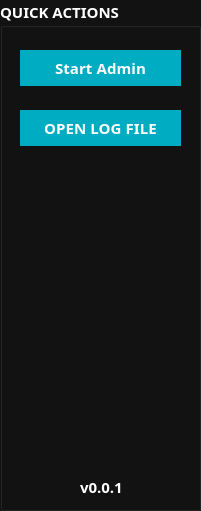
   <widget class="QGroupBox" name="groupBox">
    <property name="geometry">
     <rect>
      <x>30</x>
      <y>30</y>
      <width>201</width>
      <height>511</height>
     </rect>
    </property>
    <property name="palette">
     <palette>
      <active>
       <colorrole role="WindowText">
        <brush brushstyle="SolidPattern">
         <color alpha="255">
          <red>255</red>
          <green>255</green>
          <blue>255</blue>
         </color>
        </brush>
       </colorrole>
       <colorrole role="Text">
        <brush brushstyle="SolidPattern">
         <color alpha="255">
          <red>255</red>
          <green>255</green>
          <blue>255</blue>
         </color>
        </brush>
       </colorrole>
       <colorrole role="Base">
        <brush brushstyle="SolidPattern">
         <color alpha="255">
          <red>170</red>
          <green>85</green>
          <blue>255</blue>
         </color>
        </brush>
       </colorrole>
       <colorrole role="Window">
        <brush brushstyle="SolidPattern">
         <color alpha="255">
          <red>18</red>
          <green>18</green>
          <blue>18</blue>
         </color>
        </brush>
       </colorrole>
       <colorrole role="ToolTipText">
        <brush brushstyle="SolidPattern">
         <color alpha="255">
          <red>255</red>
          <green>255</green>
          <blue>255</blue>
         </color>
        </brush>
       </colorrole>
       <colorrole role="PlaceholderText">
        <brush brushstyle="SolidPattern">
         <color alpha="128">
          <red>255</red>
          <green>255</green>
          <blue>255</blue>
         </color>
        </brush>
       </colorrole>
      </active>
      <inactive>
       <colorrole role="WindowText">
        <brush brushstyle="SolidPattern">
         <color alpha="255">
          <red>255</red>
          <green>255</green>
          <blue>255</blue>
         </color>
        </brush>
       </colorrole>
       <colorrole role="Text">
        <brush brushstyle="SolidPattern">
         <color alpha="255">
          <red>255</red>
          <green>255</green>
          <blue>255</blue>
         </color>
        </brush>
       </colorrole>
       <colorrole role="Base">
        <brush brushstyle="SolidPattern">
         <color alpha="255">
          <red>170</red>
          <green>85</green>
          <blue>255</blue>
         </color>
        </brush>
       </colorrole>
       <colorrole role="Window">
        <brush brushstyle="SolidPattern">
         <color alpha="255">
          <red>18</red>
          <green>18</green>
          <blue>18</blue>
         </color>
        </brush>
       </colorrole>
       <colorrole role="ToolTipText">
        <brush brushstyle="SolidPattern">
         <color alpha="255">
          <red>255</red>
          <green>255</green>
          <blue>255</blue>
         </color>
        </brush>
       </colorrole>
       <colorrole role="PlaceholderText">
        <brush brushstyle="SolidPattern">
         <color alpha="128">
          <red>255</red>
          <green>255</green>
          <blue>255</blue>
         </color>
        </brush>
       </colorrole>
      </inactive>
      <disabled>
       <colorrole role="WindowText">
        <brush brushstyle="SolidPattern">
         <color alpha="255">
          <red>120</red>
          <green>120</green>
          <blue>120</blue>
         </color>
        </brush>
       </colorrole>
       <colorrole role="Text">
        <brush brushstyle="SolidPattern">
         <color alpha="255">
          <red>120</red>
          <green>120</green>
          <blue>120</blue>
         </color>
        </brush>
       </colorrole>
       <colorrole role="Base">
        <brush brushstyle="SolidPattern">
         <color alpha="255">
          <red>18</red>
          <green>18</green>
          <blue>18</blue>
         </color>
        </brush>
       </colorrole>
       <colorrole role="Window">
        <brush brushstyle="SolidPattern">
         <color alpha="255">
          <red>18</red>
          <green>18</green>
          <blue>18</blue>
         </color>
        </brush>
       </colorrole>
       <colorrole role="ToolTipText">
        <brush brushstyle="SolidPattern">
         <color alpha="255">
          <red>255</red>
          <green>255</green>
          <blue>255</blue>
         </color>
        </brush>
       </colorrole>
       <colorrole role="PlaceholderText">
        <brush brushstyle="SolidPattern">
         <color alpha="128">
          <red>0</red>
          <green>0</green>
          <blue>0</blue>
         </color>
        </brush>
       </colorrole>
      </disabled>
     </palette>
    </property>
    <property name="font">
     <font>
      <family>Raleway Medium</family>
      <pointsize>11</pointsize>
      <weight>75</weight>
      <italic>false</italic>
      <bold>true</bold>
      <stylestrategy>PreferAntialias</stylestrategy>
     </font>
    </property>
    <property name="autoFillBackground">
     <bool>false</bool>
    </property>
    <property name="title">
     <string>QUICK ACTIONS</string>
    </property>
    <property name="flat">
     <bool>false</bool>
    </property>
    <property name="checkable">
     <bool>false</bool>
    </property>
    <widget class="QPushButton" name="pushButton">
     <property name="geometry">
      <rect>
       <x>20</x>
       <y>50</y>
       <width>161</width>
       <height>36</height>
      </rect>
     </property>
     <property name="palette">
      <palette>
       <active>
        <colorrole role="WindowText">
         <brush brushstyle="SolidPattern">
          <color alpha="255">
           <red>255</red>
           <green>255</green>
           <blue>255</blue>
          </color>
         </brush>
        </colorrole>
        <colorrole role="Button">
         <brush brushstyle="SolidPattern">
          <color alpha="255">
           <red>0</red>
           <green>172</green>
           <blue>193</blue>
          </color>
         </brush>
        </colorrole>
        <colorrole role="Text">
         <brush brushstyle="SolidPattern">
          <color alpha="255">
           <red>255</red>
           <green>255</green>
           <blue>255</blue>
          </color>
         </brush>
        </colorrole>
        <colorrole role="ButtonText">
         <brush brushstyle="SolidPattern">
          <color alpha="255">
           <red>255</red>
           <green>255</green>
           <blue>255</blue>
          </color>
         </brush>
        </colorrole>
        <colorrole role="Base">
         <brush brushstyle="SolidPattern">
          <color alpha="255">
           <red>0</red>
           <green>172</green>
           <blue>193</blue>
          </color>
         </brush>
        </colorrole>
        <colorrole role="Window">
         <brush brushstyle="SolidPattern">
          <color alpha="255">
           <red>0</red>
           <green>172</green>
           <blue>193</blue>
          </color>
         </brush>
        </colorrole>
        <colorrole role="PlaceholderText">
         <brush brushstyle="NoBrush">
          <color alpha="128">
           <red>255</red>
           <green>255</green>
           <blue>255</blue>
          </color>
         </brush>
        </colorrole>
       </active>
       <inactive>
        <colorrole role="WindowText">
         <brush brushstyle="SolidPattern">
          <color alpha="255">
           <red>255</red>
           <green>255</green>
           <blue>255</blue>
          </color>
         </brush>
        </colorrole>
        <colorrole role="Button">
         <brush brushstyle="SolidPattern">
          <color alpha="255">
           <red>0</red>
           <green>172</green>
           <blue>193</blue>
          </color>
         </brush>
        </colorrole>
        <colorrole role="Text">
         <brush brushstyle="SolidPattern">
          <color alpha="255">
           <red>255</red>
           <green>255</green>
           <blue>255</blue>
          </color>
         </brush>
        </colorrole>
        <colorrole role="ButtonText">
         <brush brushstyle="SolidPattern">
          <color alpha="255">
           <red>255</red>
           <green>255</green>
           <blue>255</blue>
          </color>
         </brush>
        </colorrole>
        <colorrole role="Base">
         <brush brushstyle="SolidPattern">
          <color alpha="255">
           <red>0</red>
           <green>172</green>
           <blue>193</blue>
          </color>
         </brush>
        </colorrole>
        <colorrole role="Window">
         <brush brushstyle="SolidPattern">
          <color alpha="255">
           <red>0</red>
           <green>172</green>
           <blue>193</blue>
          </color>
         </brush>
        </colorrole>
        <colorrole role="PlaceholderText">
         <brush brushstyle="NoBrush">
          <color alpha="128">
           <red>255</red>
           <green>255</green>
           <blue>255</blue>
          </color>
         </brush>
        </colorrole>
       </inactive>
       <disabled>
        <colorrole role="WindowText">
         <brush brushstyle="SolidPattern">
          <color alpha="255">
           <red>255</red>
           <green>255</green>
           <blue>255</blue>
          </color>
         </brush>
        </colorrole>
        <colorrole role="Button">
         <brush brushstyle="SolidPattern">
          <color alpha="255">
           <red>0</red>
           <green>172</green>
           <blue>193</blue>
          </color>
         </brush>
        </colorrole>
        <colorrole role="Text">
         <brush brushstyle="SolidPattern">
          <color alpha="255">
           <red>255</red>
           <green>255</green>
           <blue>255</blue>
          </color>
         </brush>
        </colorrole>
        <colorrole role="ButtonText">
         <brush brushstyle="SolidPattern">
          <color alpha="255">
           <red>255</red>
           <green>255</green>
           <blue>255</blue>
          </color>
         </brush>
        </colorrole>
        <colorrole role="Base">
         <brush brushstyle="SolidPattern">
          <color alpha="255">
           <red>0</red>
           <green>172</green>
           <blue>193</blue>
          </color>
         </brush>
        </colorrole>
        <colorrole role="Window">
         <brush brushstyle="SolidPattern">
          <color alpha="255">
           <red>0</red>
           <green>172</green>
           <blue>193</blue>
          </color>
         </brush>
        </colorrole>
        <colorrole role="PlaceholderText">
         <brush brushstyle="NoBrush">
          <color alpha="128">
           <red>255</red>
           <green>255</green>
           <blue>255</blue>
          </color>
         </brush>
        </colorrole>
       </disabled>
      </palette>
     </property>
     <property name="font">
      <font>
       <family>Quicksand SemiBold</family>
       <pointsize>11</pointsize>
       <weight>62</weight>
       <bold>true</bold>
       <underline>false</underline>
       <strikeout>false</strikeout>
       <stylestrategy>PreferAntialias</stylestrategy>
       <kerning>true</kerning>
      </font>
     </property>
     <property name="cursor">
      <cursorShape>PointingHandCursor</cursorShape>
     </property>
     <property name="focusPolicy">
      <enum>Qt::StrongFocus</enum>
     </property>
     <property name="autoFillBackground">
      <bool>false</bool>
     </property>
     <property name="styleSheet">
      <string notr="true">outline: 0px;
border: 0px;
text-decoration: none;
font-weight: 500;
text-transform: uppercase;
letter-spacing: 0.1px;
padding: 6px 16px;
color: rgb(255, 255, 255);
background-color: #00acc1;</string>
     </property>
     <property name="text">
      <string>Start Admin</string>
     </property>
     <property name="icon">
      <iconset>
       <normaloff>icons/login.svg</normaloff>icons/login.svg</iconset>
     </property>
     <property name="iconSize">
      <size>
       <width>20</width>
       <height>20</height>
      </size>
     </property>
     <property name="autoDefault">
      <bool>false</bool>
     </property>
     <property name="default">
      <bool>false</bool>
     </property>
     <property name="flat">
      <bool>false</bool>
     </property>
    </widget>
    <widget class="QPushButton" name="pushButton_2">
     <property name="geometry">
      <rect>
       <x>20</x>
       <y>110</y>
       <width>161</width>
       <height>36</height>
      </rect>
     </property>
     <property name="palette">
      <palette>
       <active>
        <colorrole role="WindowText">
         <brush brushstyle="SolidPattern">
          <color alpha="255">
           <red>255</red>
           <green>255</green>
           <blue>255</blue>
          </color>
         </brush>
        </colorrole>
        <colorrole role="Button">
         <brush brushstyle="SolidPattern">
          <color alpha="255">
           <red>0</red>
           <green>172</green>
           <blue>193</blue>
          </color>
         </brush>
        </colorrole>
        <colorrole role="Text">
         <brush brushstyle="SolidPattern">
          <color alpha="255">
           <red>255</red>
           <green>255</green>
           <blue>255</blue>
          </color>
         </brush>
        </colorrole>
        <colorrole role="ButtonText">
         <brush brushstyle="SolidPattern">
          <color alpha="255">
           <red>255</red>
           <green>255</green>
           <blue>255</blue>
          </color>
         </brush>
        </colorrole>
        <colorrole role="Base">
         <brush brushstyle="SolidPattern">
          <color alpha="255">
           <red>0</red>
           <green>172</green>
           <blue>193</blue>
          </color>
         </brush>
        </colorrole>
        <colorrole role="Window">
         <brush brushstyle="SolidPattern">
          <color alpha="255">
           <red>0</red>
           <green>172</green>
           <blue>193</blue>
          </color>
         </brush>
        </colorrole>
        <colorrole role="PlaceholderText">
         <brush brushstyle="NoBrush">
          <color alpha="128">
           <red>255</red>
           <green>255</green>
           <blue>255</blue>
          </color>
         </brush>
        </colorrole>
       </active>
       <inactive>
        <colorrole role="WindowText">
         <brush brushstyle="SolidPattern">
          <color alpha="255">
           <red>255</red>
           <green>255</green>
           <blue>255</blue>
          </color>
         </brush>
        </colorrole>
        <colorrole role="Button">
         <brush brushstyle="SolidPattern">
          <color alpha="255">
           <red>0</red>
           <green>172</green>
           <blue>193</blue>
          </color>
         </brush>
        </colorrole>
        <colorrole role="Text">
         <brush brushstyle="SolidPattern">
          <color alpha="255">
           <red>255</red>
           <green>255</green>
           <blue>255</blue>
          </color>
         </brush>
        </colorrole>
        <colorrole role="ButtonText">
         <brush brushstyle="SolidPattern">
          <color alpha="255">
           <red>255</red>
           <green>255</green>
           <blue>255</blue>
          </color>
         </brush>
        </colorrole>
        <colorrole role="Base">
         <brush brushstyle="SolidPattern">
          <color alpha="255">
           <red>0</red>
           <green>172</green>
           <blue>193</blue>
          </color>
         </brush>
        </colorrole>
        <colorrole role="Window">
         <brush brushstyle="SolidPattern">
          <color alpha="255">
           <red>0</red>
           <green>172</green>
           <blue>193</blue>
          </color>
         </brush>
        </colorrole>
        <colorrole role="PlaceholderText">
         <brush brushstyle="NoBrush">
          <color alpha="128">
           <red>255</red>
           <green>255</green>
           <blue>255</blue>
          </color>
         </brush>
        </colorrole>
       </inactive>
       <disabled>
        <colorrole role="WindowText">
         <brush brushstyle="SolidPattern">
          <color alpha="255">
           <red>255</red>
           <green>255</green>
           <blue>255</blue>
          </color>
         </brush>
        </colorrole>
        <colorrole role="Button">
         <brush brushstyle="SolidPattern">
          <color alpha="255">
           <red>0</red>
           <green>172</green>
           <blue>193</blue>
          </color>
         </brush>
        </colorrole>
        <colorrole role="Text">
         <brush brushstyle="SolidPattern">
          <color alpha="255">
           <red>255</red>
           <green>255</green>
           <blue>255</blue>
          </color>
         </brush>
        </colorrole>
        <colorrole role="ButtonText">
         <brush brushstyle="SolidPattern">
          <color alpha="255">
           <red>255</red>
           <green>255</green>
           <blue>255</blue>
          </color>
         </brush>
        </colorrole>
        <colorrole role="Base">
         <brush brushstyle="SolidPattern">
          <color alpha="255">
           <red>0</red>
           <green>172</green>
           <blue>193</blue>
          </color>
         </brush>
        </colorrole>
        <colorrole role="Window">
         <brush brushstyle="SolidPattern">
          <color alpha="255">
           <red>0</red>
           <green>172</green>
           <blue>193</blue>
          </color>
         </brush>
        </colorrole>
        <colorrole role="PlaceholderText">
         <brush brushstyle="NoBrush">
          <color alpha="128">
           <red>255</red>
           <green>255</green>
           <blue>255</blue>
          </color>
         </brush>
        </colorrole>
       </disabled>
      </palette>
     </property>
     <property name="font">
      <font>
       <family>Quicksand SemiBold</family>
       <pointsize>11</pointsize>
       <weight>62</weight>
       <italic>false</italic>
       <bold>true</bold>
       <underline>false</underline>
       <strikeout>false</strikeout>
       <stylestrategy>PreferAntialias</stylestrategy>
       <kerning>true</kerning>
      </font>
     </property>
     <property name="autoFillBackground">
      <bool>false</bool>
     </property>
     <property name="styleSheet">
      <string notr="true">outline: 0px;
border: 0px;
text-decoration: none;
font-weight: 500;
text-transform: uppercase;
letter-spacing: 0.1px;
padding: 6px 16px;
color: rgb(255, 255, 255);
background-color: #00acc1;</string>
     </property>
     <property name="text">
      <string>OPEN LOG FILE</string>
     </property>
     <property name="icon">
      <iconset>
       <normaloff>icons/text-file.svg</normaloff>icons/text-file.svg</iconset>
     </property>
     <property name="iconSize">
      <size>
       <width>20</width>
       <height>20</height>
      </size>
     </property>
    </widget>
    <widget class="QLabel" name="label">
     <property name="geometry">
      <rect>
       <x>80</x>
       <y>480</y>
       <width>47</width>
       <height>13</height>
      </rect>
     </property>
     <property name="text">
      <string>v0.0.1</string>
     </property>
    </widget>
   </widget>
